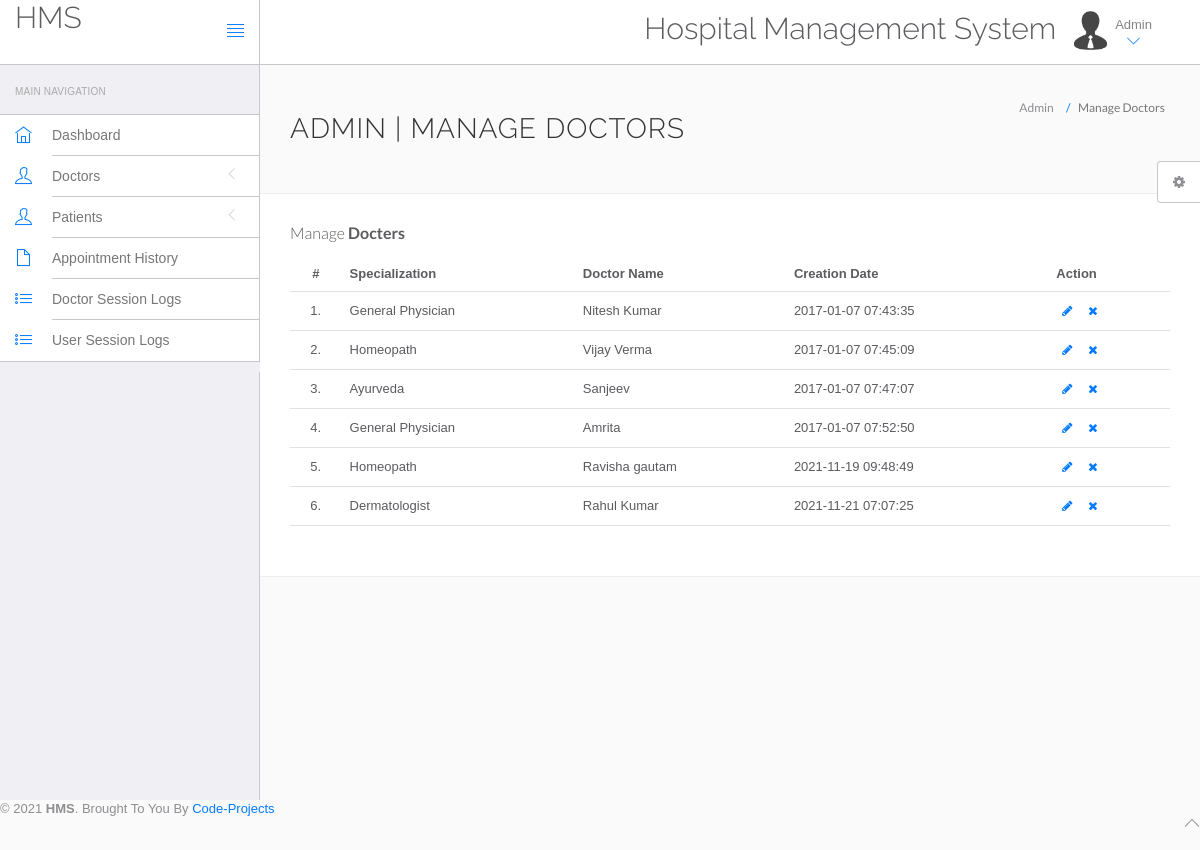
The app's page /hms/admin/manage-doctors.php with its own data.
### tables this page shows
CREATE TABLE `doctors` (
  `id` int NOT NULL,
  `specilization` varchar(255) NOT NULL,
  `doctorName` varchar(255) NOT NULL,
  `address` longtext NOT NULL,
  `docFees` varchar(255) NOT NULL,
  `contactno` bigint NOT NULL,
  `docEmail` varchar(255) NOT NULL,
  `password` varchar(255) NOT NULL,
  `creationDate` timestamp NOT NULL DEFAULT CURRENT_TIMESTAMP,
  `updationDate` varchar(255) DEFAULT NULL
);

### hms/admin/manage-doctors.php (the view, shortened to what this page needs)
<?php
include('../include/config.php');
?>
<!DOCTYPE html>
<html lang="en">
	<head>
		<link rel="stylesheet" href="vendor/bootstrap/css/bootstrap.min.css">
		<link rel="stylesheet" href="vendor/fontawesome/css/font-awesome.min.css">
		<link rel="stylesheet" href="vendor/themify-icons/themify-icons.min.css">
		<link href="vendor/animate.css/animate.min.css" rel="stylesheet" media="screen">
		<link href="vendor/perfect-scrollbar/perfect-scrollbar.min.css" rel="stylesheet" media="screen">
		<link href="vendor/switchery/switchery.min.css" rel="stylesheet" media="screen">
		<link href="vendor/bootstrap-touchspin/jquery.bootstrap-touchspin.min.css" rel="stylesheet" media="screen">
		<link href="vendor/select2/select2.min.css" rel="stylesheet" media="screen">
		<link href="vendor/bootstrap-datepicker/bootstrap-datepicker3.standalone.min.css" rel="stylesheet" media="screen">
		<link href="vendor/bootstrap-timepicker/bootstrap-timepicker.min.css" rel="stylesheet" media="screen">
		<link rel="stylesheet" href="assets/css/styles.css">
		<link rel="stylesheet" href="assets/css/plugins.css">
		<link rel="stylesheet" href="assets/css/themes/theme-1.css" id="skin_color" />
	</head>
	<body>
		<div id="app">
		<?php include('include/sidebar.php');?>
			<div class="app-content">
						<?php include('include/header.php');?>
				<div class="main-content" >
					<div class="wrap-content container" id="container">
						<section id="page-title">
							<div class="row">
								<div class="col-sm-8">
									<h1 class="mainTitle">Admin | Manage Doctors</h1>
																	</div>
								<ol class="breadcrumb">
									<li>
										<span>Admin</span>
									</li>
									<li class="active">
										<span>Manage Doctors</span>
									</li>
								</ol>
							</div>
						</section>
						<div class="container-fluid container-fullw bg-white">
									<div class="row">
								<div class="col-md-12">
									<h5 class="over-title margin-bottom-15">Manage <span class="text-bold">Docters</span></h5>
									<table class="table table-hover" id="sample-table-1">
										<thead>
											<tr>
												<th class="center">#</th>
												<th>Specialization</th>
												<th class="hidden-xs">Doctor Name</th>
												<th>Creation Date </th>
												<th>Action</th>
											</tr>
										</thead>
										<tbody>
											<?php
												$sql="select * from doctors";
												$qrstmt = $conn->prepare($sql);
												$qrstmt->execute();
												$cnt=1;
												while($row=$qrstmt->fetch(PDO::FETCH_ASSOC)){
											?>
											<tr>
												<td class="center"><?php echo $cnt;?>.</td>
												<td class="hidden-xs"><?php echo $row['specilization'];?></td>
												<td><?php echo $row['doctorName'];?></td>
												<td><?php echo $row['creationDate'];?>
												</td>
												<td >
												<div class="visible-md visible-lg hidden-sm hidden-xs">
													<a href="edit-doctor.php?id=<?php echo $row['id'];?>" class="btn btn-transparent btn-xs" tooltip-placement="top" tooltip="Edit"><i class="fa fa-pencil"></i></a>
													<a href="manage-doctors.php?id=<?php echo $row['id']?>&del=delete" onClick="return confirm('Are you sure you want to delete?')"class="btn btn-transparent btn-xs tooltips" tooltip-placement="top" tooltip="Remove"><i class="fa fa-times fa fa-white"></i></a>
												</div>
												</td>
											</tr>
											<?php $cnt=$cnt+1; } ?>
										</tbody>
									</table>
								</div>
							</div>
								</div>
							</div>
						</div>
					</div>
				</div>
	<?php include('include/footer.php');?>
	<?php include('include/setting.php');?>
	</body>
</html>

### hms/admin/include/sidebar.php (shortened to what this page needs)
<div class="sidebar app-aside" id="sidebar">
				<div class="sidebar-container perfect-scrollbar">
<nav>
						<div class="navbar-title">
							<span>Main Navigation</span>
						</div>
						<ul class="main-navigation-menu">
							<li>
								<a href="dashboard.php">
									<div class="item-content">
										<div class="item-media">
											<i class="ti-home"></i>
										</div>
										<div class="item-inner">
											<span class="title"> Dashboard </span>
										</div>
									</div>
								</a>
							</li>
							<li>
								<a href="javascript:void(0)">
									<div class="item-content">
										<div class="item-media">
											<i class="ti-user"></i>
										</div>
										<div class="item-inner">
											<span class="title"> Doctors </span><i class="icon-arrow"></i>
										</div>
									</div>
								</a>
								</li>
				<li>
								<a href="javascript:void(0)">
									<div class="item-content">
										<div class="item-media">
											<i class="ti-user"></i>
										</div>
										<div class="item-inner">
											<span class="title"> Patients </span><i class="icon-arrow"></i>
										</div>
									</div>
								</a>
								</li>
<li>
								<a href="appointment-history.php">
									<div class="item-content">
										<div class="item-media">
											<i class="ti-file"></i>
										</div>
										<div class="item-inner">
											<span class="title"> Appointment History </span>
										</div>
									</div>
								</a>
							</li>
	<li>
								<a href="doctor-logs.php">
									<div class="item-content">
										<div class="item-media">
											<i class="ti-list"></i>
										</div>
										<div class="item-inner">
											<span class="title"> Doctor Session Logs </span>
										</div>
									</div>
								</a>
							</li>
							<li>
								<a href="user-logs.php">
									<div class="item-content">
										<div class="item-media">
											<i class="ti-list"></i>
										</div>
										<div class="item-inner">
											<span class="title"> User Session Logs </span>
										</div>
									</div>
								</a>
							</li>
						</ul>
					</nav>
					</div>
			</div>

### hms/admin/include/header.php (shortened to what this page needs)
<header class="navbar navbar-default navbar-static-top">
					<div class="navbar-header">
						<a class="navbar-brand" href="#">
							<h2 style="padding-top:2% ">HMS</h2>
						</a>
						<a href="#" class="sidebar-toggler pull-right visible-md visible-lg" data-toggle-class="app-sidebar-closed" data-toggle-target="#app">
							<i class="ti-align-justify"></i>
						</a>
					</div>
					<div class="navbar-collapse collapse">
						<ul class="nav navbar-right">
								<li  style="padding-top:2% ">
								<h2>Hospital Management System</h2>
							</li>
							<li class="dropdown current-user">
								<a href class="dropdown-toggle" data-toggle="dropdown">
									<img src="assets/images/avatar-1.jpg" alt="Peter"> <span class="username">
			Admin
									<i class="ti-angle-down"></i></i></span>
								</a>
							</li>
						</ul>
					</div>
				</header>

### hms/admin/include/footer.php
<footer>
				<div class="footer-inner">
					<div class="pull-left">
						&copy; <span class="current-year"></span><span class="text-bold text-uppercase"> HMS</span>. <span>Brought To You By <a href="https://code-projects.org/">Code-Projects</a></span>
					</div>
					<div class="pull-right">
						<span class="go-top"><i class="ti-angle-up"></i></span>
					</div>
				</div>
			</footer>

### hms/admin/include/setting.php (shortened to what this page needs)
<div class="settings panel panel-default hidden-xs hidden-sm" id="settings">
				<button ct-toggle="toggle" data-toggle-class="active" data-toggle-target="#settings" class="btn btn-default">
					<i class="fa fa-spin fa-gear"></i>
				</button>
			</div>

### hms/admin/assets/css/plugins.css (style rules this page uses)
.perfect-scrollbar { overflow-y: hidden !important; }

### hms/admin/assets/css/themes/theme-1.css (style rules this page uses)
body { background: #FAFAFA; }
header .navbar-header { background: #ffffff !important; border-right-color: #c8c7cc !important; border-bottom-color: #c8c7cc !important; }
header .navbar-header .sidebar-toggler, header .navbar-header .sidebar-mobile-toggler { color: #007aff !important; }
header .navbar-header .navbar-brand { color: #777 !important; }
header .navbar-collapse { background: #ffffff !important; border-bottom-color: #c8c7cc !important; box-shadow: none !important; }
header .navbar-collapse .navbar-right > li > a { color: #777; }
header .navbar-collapse .navbar-right > li > a i { color: #007aff !important; }
#sidebar { background: #EFEFF4 !important; }
#sidebar:before { border-right-width: "1px" !important; border-right-style: solid; border-right-color: #c8c7cc !important; }
#sidebar nav { border-right-width: "1px" !important; border-right-style: solid; border-right-color: #c8c7cc !important; }
#sidebar nav .navbar-title { color: #aaaaaa; }
#sidebar nav > ul { background: #ffffff !important; border-bottom-color: #c8c7cc !important; border-top-color: #c8c7cc !important; }
#sidebar nav > ul > li > a .item-media > i { color: #007aff !important; }
#sidebar nav > ul > li > a .item-inner { color: #777 !important; border-bottom-color: #c8c7cc; }

### records on screen
doctors: specilization "General Physician", doctorName "Nitesh Kumar", creationDate "2017-01-07 07:43:35"
doctors: specilization "Homeopath", doctorName "Vijay Verma", creationDate "2017-01-07 07:45:09"
doctors: specilization "Ayurveda", doctorName "Sanjeev", creationDate "2017-01-07 07:47:07"
doctors: specilization "General Physician", doctorName "Amrita", creationDate "2017-01-07 07:52:50"
doctors: specilization "Homeopath", doctorName "Ravisha gautam", creationDate "2021-11-19 09:48:49"
doctors: specilization "Dermatologist", doctorName "Rahul Kumar", creationDate "2021-11-21 07:07:25"
